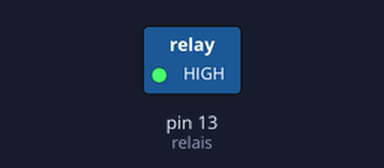
Bench run of a sketch on a simulated Arduino Uno, built with avr-gcc and run on an emulated ATmega328P. Parts: switched loads named in the sketch (green lamp = pin HIGH).

Above: at 2.5 s.
At 7.5 s:
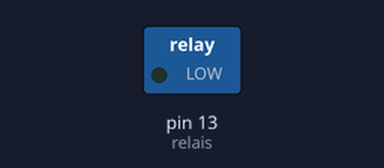
Timing chart, 0 to 13.0 s (numbered marks = the images above):
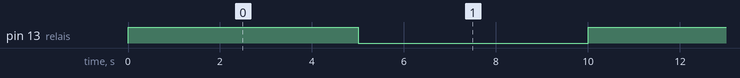

The sketch:

relais.ino
```cpp
#define relais 13
void setup() {
  pinMode(relais, OUTPUT);
}

void loop() {
  digitalWrite(relais, HIGH);
  delay(5000);
  digitalWrite(relais, LOW);
  delay(5000);

}
```

Measured:
- by itself, pin 13 (relais): alternates HIGH for 5.0 s and LOW for 5.0 s
